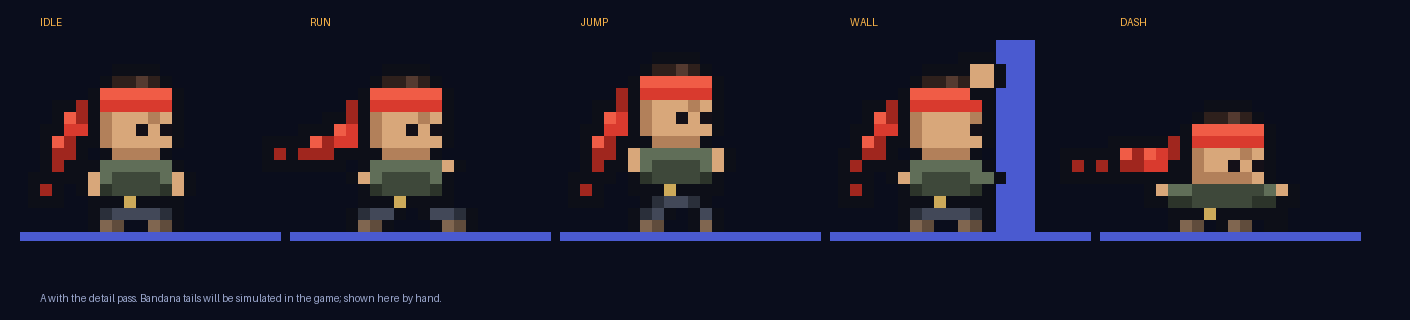

Reproduce this figure in Python.
# Design A with the detail pass: shading, hair tuft, band highlight, knot, jaw shadow, belt, boots. Original art.
from PIL import Image, ImageDraw

C = {
    'o': (13, 15, 24),      # outline
    'd': (46, 32, 28), 'D': (84, 58, 48),            # hair, hair tuft
    'B': (240, 92, 70), 'b': (217, 58, 46), 'k': (160, 38, 30),   # bandana highlight, main, shadow / knot
    's': (216, 167, 122), 'S': (178, 128, 90),        # skin, skin shadow (jaw, under band, ear)
    'e': (20, 16, 24),                                # eye
    'H': (96, 110, 88), 'h': (62, 72, 58), 'v': (44, 52, 42),     # shirt highlight, shirt, shirt shadow
    'y': (205, 170, 90),                              # buckle
    'P': (66, 72, 88), 'p': (42, 47, 58),             # pants highlight, pants
    'w': (240, 236, 220),
    'c': (96, 76, 60), 'C': (128, 102, 80),          # boots, boot highlight
}

POSES = {
'idle': """
................
................
......oooo......
.....oddDdo.....
....oBBBBBBo....
...kobbbbbbo....
...koSsssSso....
....oSsseseo....
....oSssssso....
.....oSSSSo.....
....oHHHHHHo....
...osHhhhhHso...
...osvhhhhvso...
....oooyoooo....
....opPPPPpo....
....oCc..Cco....
""",
'run': """
................
................
......oooo......
.....oddDdo.....
....oBBBBBBo....
...kobbbbbbo....
...koSsssSso....
....oSsseseo....
....oSssssso....
.....oSSSSo.....
....oHHHHHHso...
...osHhhhhHo....
....ovhhhhvo....
....oooyoooo....
...opPPo.oPPpo..
...oCco...oCco..
""",
'jump': """
................
......oooo......
.....oddDdo.....
....oBBBBBBo....
...kobbbbbbo....
...koSsssSso....
....oSsseseo....
....oSssssso....
.....oSSSSo.....
...osHHHHHHso...
...osHhhhhHso...
....ovhhhhvo....
....oooyoooo....
.....opPPpo.....
....opPo.oPo....
....oCc..oCo....
""",
'wall': """
................
.........ooo....
......oooosso...
.....oddDdsso...
....oBBBBBoo....
...kobbbbbbo....
...koSssssSo....
....oSsssseo....
....oSssssso....
.....oSSSSo.....
....oHHHHHHo....
...osHhhhhHHo...
....ovhhhhvo....
....oooyoooo....
....opPPPPpo....
....oCc..Cco....
""",
'dash': """
................
................
................
................
................
.......oooo.....
......oddDdo....
.....oBBBBBBo...
....kobbbbbbo...
....koSsssSso...
.....oSsseseo...
...oooSSSSSso...
..osHHhhhhhhHso.
..oovvhhhhhvvoo.
....oooyoooooo..
....oCc.oCc.oo..
""",
}
TAILS = {
    'idle': [(2, 6, 2), (1, 8, 2), (1, 10, 1), (0, 12, 1)],
    'run':  [(2, 7, 2), (0, 8, 2), (-1, 9, 1), (-3, 9, 1)],
    'jump': [(2, 6, 2), (1, 8, 2), (1, 10, 1), (0, 12, 1)],
    'wall': [(2, 6, 2), (1, 8, 2), (0, 10, 1), (0, 12, 1)],
    'dash': [(2, 9, 2), (0, 9, 2), (-2, 10, 1), (-4, 10, 1)],
}
Z = 12
def grid(s): return s.strip('\n').split('\n')
def draw_frame(img, ox, oy, g, tails):
    d = ImageDraw.Draw(img)
    def px(x, y, col): d.rectangle([ox + x * Z, oy + y * Z, ox + (x + 1) * Z - 1, oy + (y + 1) * Z - 1], fill=col)
    for (x, y, sz) in tails:
        for yy in range(y - 1, y + sz + 1):
            for xx in range(x - 1, x + sz + 1): px(xx, yy, C['o'])
    for i, (x, y, sz) in enumerate(tails):
        for yy in range(y, y + sz):
            for xx in range(x, x + sz): px(xx, yy, C['b'] if i == 0 else C['k'])
        if sz == 2: px(x, y, C['B'])
    for y, row in enumerate(g):
        for x, ch in enumerate(row):
            if ch != '.': px(x, y, C[ch])

names = ['idle', 'run', 'jump', 'wall', 'dash']
W, H = 60 + len(names) * 270, 20 * Z + 80
img = Image.new('RGB', (W, H), (10, 13, 28))
d = ImageDraw.Draw(img)
for i, n in enumerate(names):
    x0 = 40 + i * 270
    d.text((x0, 16), n.upper(), fill=(255, 183, 74))
    d.rectangle([x0 - 20, 40 + 16 * Z, x0 + 240, 40 + 16 * Z + 8], fill=(74, 90, 208))
    if n == 'wall': d.rectangle([x0 + 12 * Z + 2, 40, x0 + 12 * Z + 40, 40 + 16 * Z], fill=(74, 90, 208))
    draw_frame(img, x0, 40, grid(POSES[n]), TAILS[n])
d.text((40, H - 28), 'A with the detail pass. Bandana tails will be simulated in the game; shown here by hand.', fill=(154, 166, 204))
img.save('detail.png')
print('ok')
